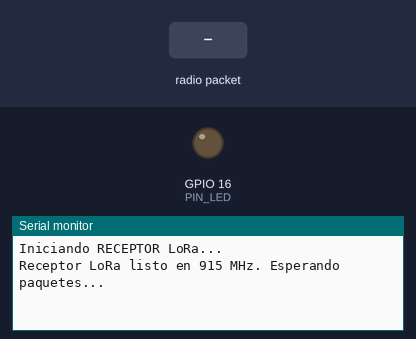
A sketch run on a simulated ESP32. Shown: output pins drawn as LEDs (lit = HIGH), the last lines printed to the serial monitor. The inputs (shaded band) are chosen by the test bench. No radio packets arrive unless stated.

Above: at 1.2 s.
1.3 s: radio packet "Temp:" arrives
At 2.5 s:
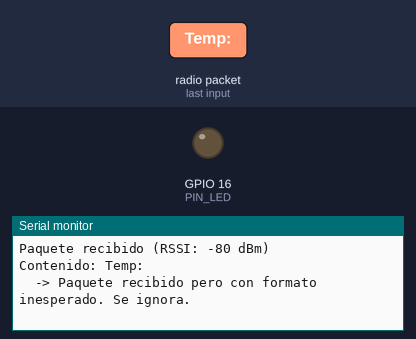
2.8 s: radio packet "C," arrives
At 4.0 s:
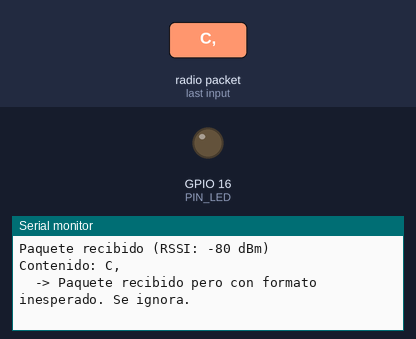
4.3 s: radio packet "Hum:" arrives
At 5.1 s:
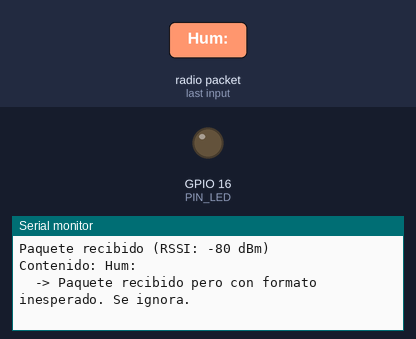

Measured:
- after the input at 1.3 s, the serial monitor: prints a new line at once (image 1)
- after the input at 2.8 s, the serial monitor: prints a new line at once (image 2)
- after the input at 4.3 s, the serial monitor: prints a new line at once (image 3)

The sketch:

Codigo_Emisor.ino
```cpp
#include <SPI.h>
#include <LoRa.h>

// Definición de pines para ESP32 (Módulo LoRa) - RECEPTOR
#define SS 5
#define RST 14
#define DIO0 2

// LED indicador local del receptor (para replicar el estado del emisor)
#define PIN_LED 16

// Control de tiempo para detectar pérdida de señal
unsigned long tiempoUltimoPaquete = 0;
const long tiempoTimeout = 10000;     // Si pasan 10 s sin paquetes, se considera pérdida de señal
bool senalPerdida = false;

void setup() {
  Serial.begin(115200);
  while (!Serial);

  Serial.println("Iniciando RECEPTOR LoRa...");

  pinMode(PIN_LED, OUTPUT);
  digitalWrite(PIN_LED, LOW);

  // Configurar pines del módulo LoRa
  LoRa.setPins(SS, RST, DIO0);

  if (!LoRa.begin(915E6)) {
    Serial.println("Error: No se encontró el módulo LoRa. Revisa los cables.");
    while (1);
  }

  Serial.println("Receptor LoRa listo en 915 MHz. Esperando paquetes...");
}

void loop() {
  // ==========================================
  // TAREA 1: ESCUCHAR PAQUETES LORA
  // ==========================================
  int packetSize = LoRa.parsePacket();
  if (packetSize) {
    String mensaje = "";

    // Leer todos los bytes del paquete
    while (LoRa.available()) {
      mensaje += (char)LoRa.read();
    }

    tiempoUltimoPaquete = millis();
    senalPerdida = false;

    // Mostrar RSSI (calidad de señal) para diagnóstico
    Serial.print("Paquete recibido (RSSI: ");
    Serial.print(LoRa.packetRssi());
    Serial.println(" dBm)");
    Serial.println("Contenido: " + mensaje);

    // ==========================================
    // TAREA 2: PARSEAR EL MENSAJE
    // Formato esperado:
    // "Temp:XX.XXC, Hum:XX.XX% [ESTADO: NORMAL]"
    // "Temp:XX.XXC, Hum:XX.XX% [ALERTA: UMBRAL SUPERADO]"
    // ==========================================
    int idxTemp = mensaje.indexOf("Temp:");
    int idxC    = mensaje.indexOf("C,");
    int idxHum  = mensaje.indexOf("Hum:");
    int idxPct  = mensaje.indexOf("%");
    int idxEst  = mensaje.indexOf("[ESTADO:");
    int idxAlert = mensaje.indexOf("[ALERTA:");

    bool paqueteValido = (idxTemp != -1 && idxC != -1 &&
                          idxHum  != -1 && idxPct != -1 &&
                          (idxEst != -1 || idxAlert != -1));

    if (paqueteValido) {
      float temperatura = mensaje.substring(idxTemp + 5, idxC).toFloat();
      float humedad     = mensaje.substring(idxHum + 4, idxPct).toFloat();
      bool enAlerta     = (idxAlert != -1);

      Serial.print("  -> Temp: ");
      Serial.print(temperatura);
      Serial.print(" °C | Hum: ");
      Serial.print(humedad);
      Serial.print(" % | Estado: ");
      Serial.println(enAlerta ? "ALERTA" : "NORMAL");

      // Replicar la lógica del emisor: LED encendido si hay alerta
      if (enAlerta) {
        digitalWrite(PIN_LED, HIGH);
        Serial.println("  -> LED del receptor ENCENDIDO (alerta recibida).");
      } else {
        digitalWrite(PIN_LED, LOW);
        Serial.println("  -> LED del receptor APAGADO (estado normal).");
      }
    } else {
      Serial.println("  -> Paquete recibido pero con formato inesperado. Se ignora.");
    }
  }

  // ==========================================
  // TAREA 3: DETECCIÓN DE PÉRDIDA DE SEÑAL
  // ==========================================
  if (!senalPerdida && (millis() - tiempoUltimoPaquete > tiempoTimeout)) {
    senalPerdida = true;
    digitalWrite(PIN_LED, LOW);   // Apagar LED por seguridad
    Serial.println("¡ADVERTENCIA! No se reciben paquetes del emisor (>10 s).");
  }
}
```
